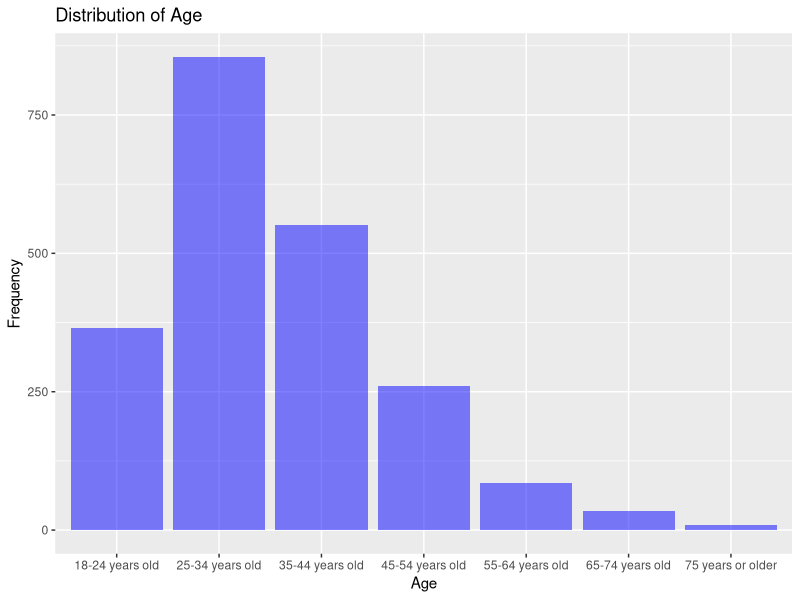
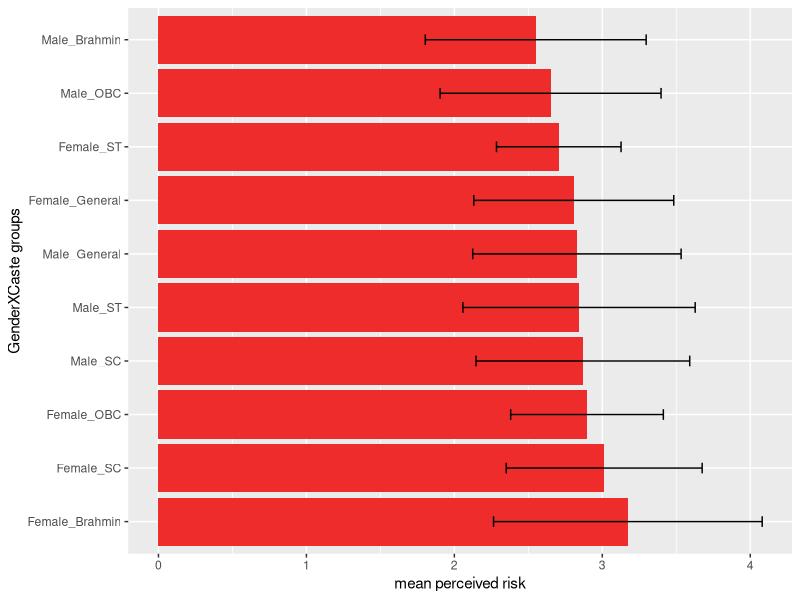
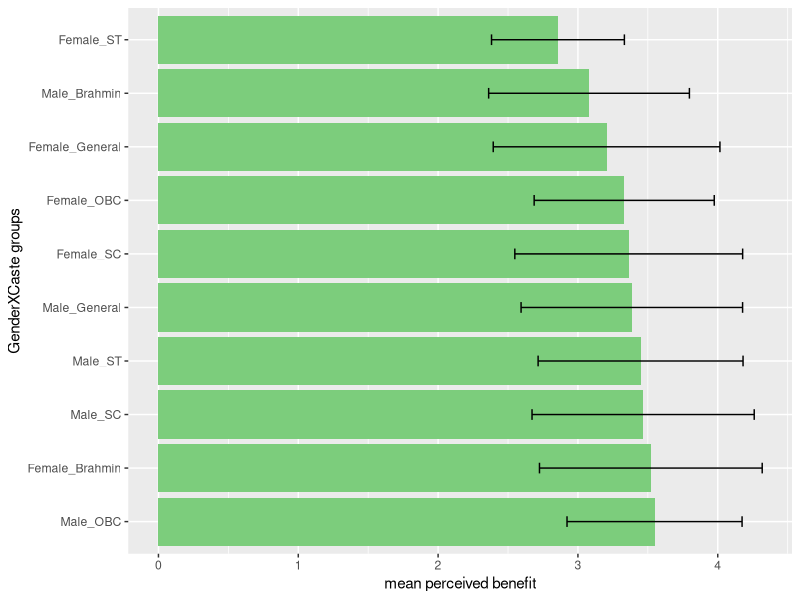
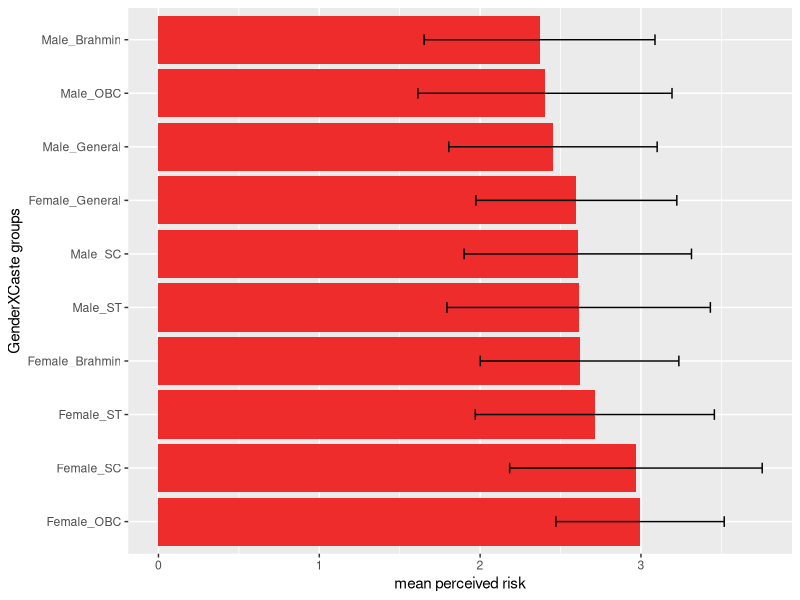
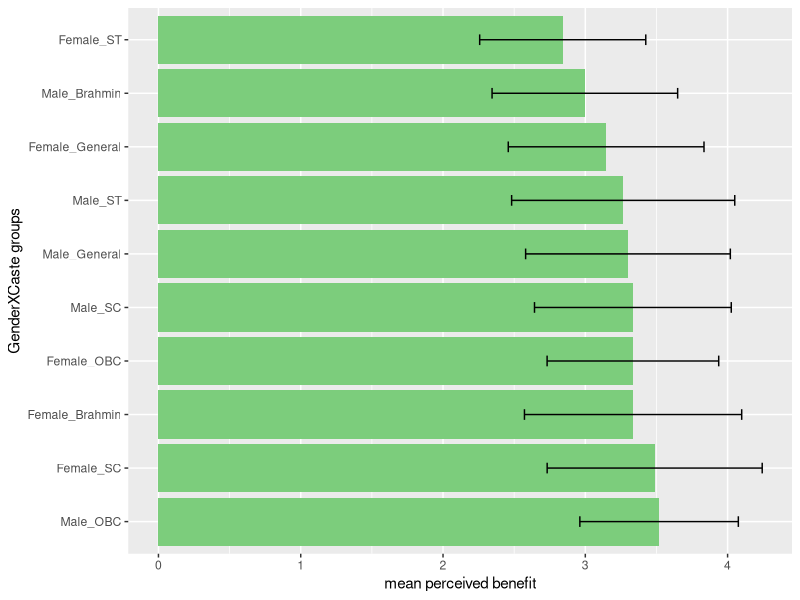
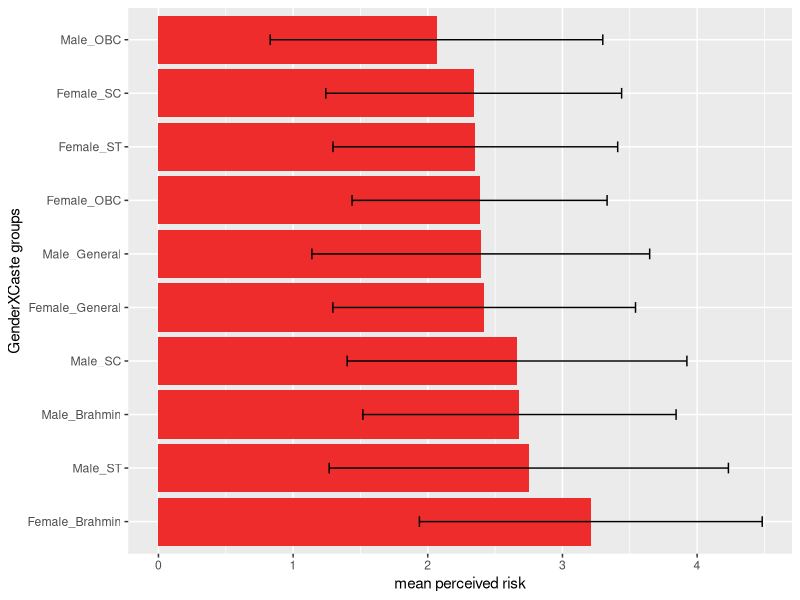
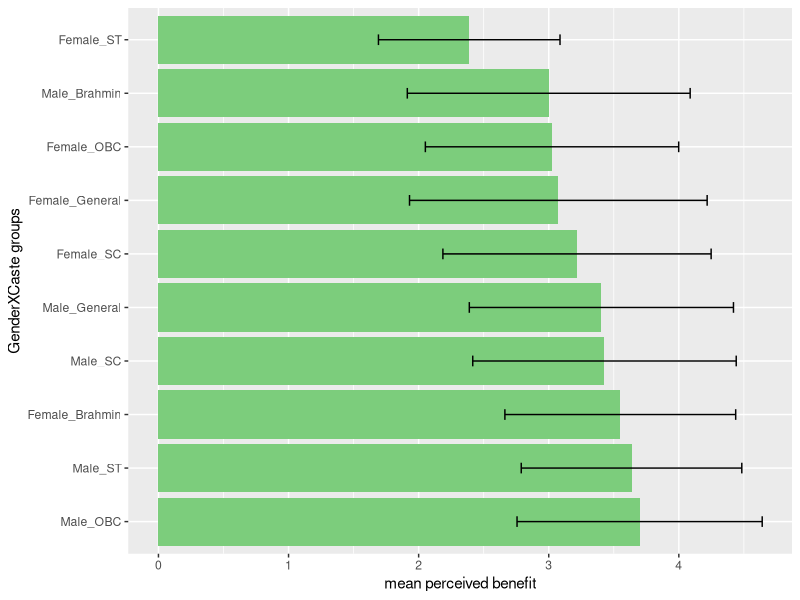
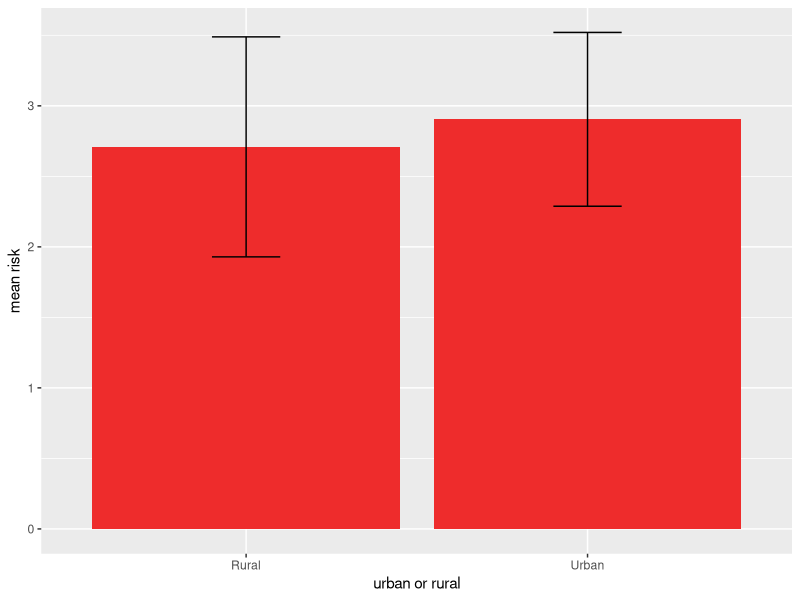

Recreate these plots in R, in order.
## ---- chunk 1
  knitr::opts_chunk$set(warning = FALSE, message = FALSE)

suppressPackageStartupMessages(library(tidyverse))
suppressPackageStartupMessages(library(readxl))
suppressPackageStartupMessages(library(dplyr))
suppressPackageStartupMessages(library(tidyr))
suppressPackageStartupMessages(library(ggplot2))

## ---- chunk 2
knitr::opts_chunk$set(warning = FALSE, message = FALSE)
moduletwo <- read_excel(here::here("thesis_surveydata/political_factors_complete.xlsx"))
module2 <- data.frame(moduletwo)
module2[module2 == "Rather not say/ Don't know"] <- "Rather not say/Don't know"



# loaded data set for module 2 eco -pol variables and removes the rows with question number and question text
## ---- chunk 3
knitr::opts_chunk$set(warning = FALSE, message = FALSE)
#This chunk contains the coding schemes of various scales used in survey one: eco-political factors, kahan scale and acceptance scale
codedmodule2 <- module2 %>%
  
#remove row 1
  filter(!row_number() %in% c(1,2)) %>% 
  
# replace risky likert scale with numbers
  mutate_at(vars(starts_with("Risky")), funs(case_when(. =="Not at all risky" ~ 1, 
                                                       . =="Slightly risky" ~ 2, 
                                                       . =="Moderately risky" ~ 3, 
                                                       . =="Very risky" ~ 4, 
                                                       . =="Extremely risky" ~ 5))) %>%

# replace beneficial likert scale with numbers  
  mutate_at(vars(starts_with("Ben")), funs(case_when(. =="Not at all beneficial" ~ 1,
                                                     . =="Slightly beneficial" ~ 2,
                                                     . =="Moderately beneficial" ~ 3,
                                                     . =="Very beneficial" ~ 4,
                                                     . =="Extremely beneficial" ~ 5 ))) %>%

# replace nuclear acceptance likert scale with numbers
  mutate_at(vars(N_accept,N_reluctantlyaccept,N_reject), funs(case_when(. == "Strongly disagree" ~ 1, 
                                                                        . == "Somewhat disagree" ~ 2,
                                                                        . == "Neither agree nor disagree" ~3,
                                                                        . == "Somewhat agree" ~ 4,
                                                                        . == "Strongly agree" ~ 5))) %>%
  
# code likert scale for variables for Kahan scale into numbers
  mutate_at(vars(starts_with (c("K_I","K_H","DISPLACE", "POLLUTE", "HEALTH", "JOBS", "BEAUTY", "PRIDE", "NPRIDE", "DEV", "PROSPER", "RELY"))), funs(case_when(. == "Strongly disagree" ~ 1, 
               . == "Somewhat disagree" ~ 2,
               . == "Neither agree nor disagree" ~3,
               . == "Somewhat agree" ~ 4,
               . == "Strongly agree" ~ 5))) %>%
  
# reverse code for likert scale for variables for Kahan scale into numbers
  mutate_at(vars(starts_with (c("K_S","K_E"))), funs(case_when(. == "Strongly disagree" ~ 5, 
                                                               . == "Somewhat disagree" ~ 4,
                                                               . == "Neither agree nor disagree" ~3,
                                                               . == "Somewhat agree" ~ 2,
                                                               . == "Strongly agree" ~ 1))) %>%

# code eco-pol scale variables into numbers
  mutate_at(vars(SYSTEMDEMO,SYSTEMRELIGION,SYSTEMTECHNO,SYSTEMTOTAL,WEALTHLIM,MECHANISATION,DECISIONDECEN,INDUSTRYLARGE,ECONOMYGLOBAL,OWNERPVT,OWNERNOREG), funs(case_when(. == "Strongly disagree" ~ 1, 
                        . == "Somewhat disagree" ~ 2,
                        . == "Neither agree nor disagree" ~3,
                        . == "Somewhat agree" ~ 4,
                        . == "Strongly agree" ~ 5))) %>%

# reverse code eco-pol scale variables into numbers 
 mutate_at(vars(DECISIONCEN, INDUSTRYSMALL, ECONOMYLOCAL, ENVOVERDEV,OWNERPUB, OWNERREG), funs(case_when(. == "Strongly disagree" ~ 5, 
                                                                                                         . == "Somewhat disagree" ~ 4,
                                                                                                         . == "Neither agree nor disagree" ~3,
                                                                                                         . == "Somewhat agree" ~ 2,
                                                                                                         . == "Strongly agree" ~ 1)))

## ---- chunk 4

moduleone <- read_excel(here::here("thesis_surveydata/livelihood_insecurity_complete.xlsx"))
module1 <- data.frame(moduleone)

unique(module1$caste)

# loaded data set for module 2 eco -pol variables and removes the rows with question number and question text
## ---- chunk 5
#This chunk contains the coding schemes of various scales used in survey one: eco-political factors, kahan scale and acceptance scale
codedmodule1 <- module1 %>%
  
#remove row 1
  filter(!row_number() %in% c(1,2)) %>% 
  
# replace risky likert scale with numbers
  mutate_at(vars(starts_with("Risky")), funs(case_when(. =="Not at all risky" ~ 1, 
                                                       . =="Slightly risky" ~ 2, 
                                                       . =="Moderately risky" ~ 3, 
                                                       . =="Very risky" ~ 4, 
                                                       . =="Extremely risky" ~ 5))) %>%

# replace beneficial likert scale with numbers  
  mutate_at(vars(starts_with("Ben")), funs(case_when(. =="Not at all beneficial" ~ 1,
                                                     . =="Slightly beneficial" ~ 2,
                                                     . =="Moderately beneficial" ~ 3,
                                                     . =="Very beneficial" ~ 4,
                                                     . =="Extremely beneficial" ~ 5 ))) %>%

# replace nuclear acceptance likert scale with numbers
  mutate_at(vars(N_accept,N_reluctantlyaccept,N_reject), funs(case_when(. == "Strongly disagree" ~ 1, 
                                                                        . == "Somewhat disagree" ~ 2,
                                                                        . == "Neither agree nor disagree" ~3,
                                                                        . == "Somewhat agree" ~ 4,
                                                                        . == "Strongly agree" ~ 5)))

## ---- chunk 6

suppressPackageStartupMessages(library(tidyselect))
# combine codedmodule1 and codedmodule2

numcol2 <- codedmodule2 %>% add_column(Respondent = 1:1099, .before = "Language") 
numcol1 <- codedmodule1 %>% add_column(Respondent = 1099:2160, .before = "Language")

joineddf <-  full_join(numcol2, numcol1, by = c("Respondent", "Language", "Survey_Date", "State", "Risky_Hydro", "Risky_Solar", "Risky_Wind", "Risky_Nuclear", "Risky_Coal", "Risky_Gas", "Risky_Oil", "Risky_INDHydro", "Risky_INDSolar", "Risky_INDWind", "Risky_INDBiogas", "Risky_INDDiesel", "Risky_INDKerosene", "Risky_INDFirewoodetc", "Risky_INDLPG", "Ben_Hydro", "Ben_Solar", "Ben_Wind", "Ben_Nuclear", "Ben_Coal", "Ben_Gas", "Ben_Oil", "Ben_INDHydro", "Ben_INDSolar", "Ben_INDWind", "Ben_INDDiesel", "Ben_INDBiogas", "Ben_INDFirewoodetc", "Ben_INDLPG", "Ben_INDKerosene", "N_accept", "N_reluctantlyaccept", "N_reject", "age", "urban_rural", "gender", "caste", "religion", "religiontext")) 

## ---- chunk 7
#checking distribution of age 

library(ggplot2)

ggplot(joineddf, aes(x = age)) +
  geom_bar(fill = "blue", alpha = 0.5) +
  labs(x = "Age", y = "Frequency") +
  ggtitle("Distribution of Age")


## ---- chunk 8


castegendereffect <- joineddf %>%
  select(starts_with(c("Risky", "gender", "caste")))%>%
  unite("Gender_Caste", c("gender", "caste")) %>%
  na.omit() 


castegendereffect$Gender_Caste <- as.factor(castegendereffect$Gender_Caste)
#levels(castegendereffect$Gender_Caste)

 # mean risk from centrally controlled energy technologies

caste_gender <- castegendereffect %>%
  mutate(Gender_Caste = factor(castegendereffect$Gender_Caste, levels = c("Female_Brahmin", "Female_SC", "Female_OBC", "Male_SC","Male_ST", "Male_General", "Female_General","Female_ST" ,"Male_OBC", "Male_Brahmin")))%>%
  select(!starts_with(c("Risky_IND")))%>%
  rowwise()%>%
  na.omit()%>%
  dplyr::mutate(riskscore = mean(c_across(Risky_Hydro:Risky_Oil))) %>%
  select(Gender_Caste, riskscore) %>%
  dplyr::group_by(Gender_Caste)%>%
  summarise(mean=mean(riskscore),median= median(riskscore), sd=sd(riskscore), n=n())%>%
  arrange(desc(mean))

data.frame(caste_gender)

caste_gender %>%  ggplot(aes(y = Gender_Caste, x = mean))+
  geom_bar(stat="identity", position=position_dodge(), fill = "firebrick2")+
  geom_errorbar(aes(xmin=mean-sd, xmax=mean + sd), width=.2,
                 position=position_dodge(.9))+
  labs(x = "mean perceived risk", y = "GenderXCaste groups")

 


## ---- chunk 9


castegenderben <- joineddf %>%
  select(starts_with(c("Ben", "gender", "caste")))%>%
  unite("Gender_Caste", c("gender", "caste")) %>%
  na.omit()

caste_gender2 <- castegenderben%>%
  mutate(Gender_Caste = factor(castegenderben$Gender_Caste, levels = c("Male_OBC","Female_Brahmin","Male_SC","Male_ST", "Male_General", "Female_SC", "Female_OBC",  "Female_General" , "Male_Brahmin","Female_ST")))%>%
  select(!starts_with(c("Ben_IND")))%>%
  rowwise()%>%
  na.omit()%>%
  dplyr::mutate(benscore = mean(c_across(Ben_Hydro:Ben_Oil))) %>%
  select(Gender_Caste, benscore) %>%
  dplyr::group_by(Gender_Caste)%>%
  summarise(mean=mean(benscore), sd=sd(benscore), median = median (benscore), n= n())%>%
  arrange(desc(mean))

data.frame(caste_gender2)

 # mean benefit from centrally controlled energy technologies

caste_gender2 %>%
  ggplot(aes(y = Gender_Caste, x = mean))+
  geom_bar(stat="identity", position=position_dodge(), fill = "palegreen3")+
  geom_errorbar(aes(xmin=mean-sd, xmax=mean + sd), width=.2,
                 position=position_dodge(.9))+
  labs(x = "mean perceived benefit", y = "GenderXCaste groups")
 


## ---- chunk 10

# mean risk from individually or community owned energy technologies

caste_gender3 <- castegendereffect %>%
  mutate(Gender_Caste = factor(Gender_Caste, levels = c("Female_OBC","Female_SC", "Female_ST" ,"Female_Brahmin", "Male_ST",  "Male_SC","Female_General", "Male_General", "Male_OBC", "Male_Brahmin")))%>%
  select(starts_with(c("Risky_IND", "Gender_Caste")))%>%
  #select("Risky_Hydro", "Risky_Nuclear", "Risky_Coal","Gender_Caste")%>%
  rowwise()%>%
  na.omit()%>%
  dplyr::mutate(riskscore = mean(c_across(Risky_INDHydro:Risky_INDLPG))) %>%
  select(Gender_Caste, riskscore) %>%
  dplyr::group_by(Gender_Caste)%>%
  summarise(mean=mean(riskscore), sd=sd(riskscore))%>%
  arrange(desc(mean))

data.frame(caste_gender3)

caste_gender3%>%
  ggplot(aes(y = Gender_Caste, x = mean))+
  geom_bar(stat="identity", position=position_dodge(), fill = "firebrick2")+
  geom_errorbar(aes(xmin=mean-sd, xmax=mean + sd), width=.2,
                 position=position_dodge(.9))+
  labs(x = "mean perceived risk", y = "GenderXCaste groups")


#%>%
 
#group_by("Gender_Caste") %>%
 #summarise_at(vars("Risky_Nuclear"), list(Riskscore = mean))
    #mutate(Gender_Caste = factor(Gender_Caste, levels = c("Male_Brahmin", "Male_General","Male_OBC", "Male_SC", "Male_ST","Female_Brahmin", "Female_General", "Female_OBC","Female_SC", "Female_ST")))

## ---- chunk 11

# mean benefit from individually or community owned energy technologies


caste_gender4 <- castegenderben %>%
  mutate(Gender_Caste = factor(Gender_Caste, levels = c("Male_OBC","Female_SC","Female_Brahmin","Female_OBC","Male_SC", "Male_General","Male_ST","Female_General","Male_Brahmin", "Female_ST")))%>%
  select(starts_with(c("Ben_IND", "Gender_Caste")))%>%
  #select("Risky_Hydro", "Risky_Nuclear", "Risky_Coal","Gender_Caste")%>%
  rowwise()%>%
  na.omit()%>%
  dplyr::mutate(benscore = mean(c_across(Ben_INDHydro:Ben_INDLPG))) %>%
  select(Gender_Caste, benscore) %>%
  dplyr::group_by(Gender_Caste)%>%
  summarise(mean=mean(benscore), sd=sd(benscore), median= median(benscore), n = n())%>%
  arrange(desc(mean))

data.frame(caste_gender4)


caste_gender4%>%
  ggplot(aes(y = Gender_Caste, x = mean))+
  geom_bar(stat="identity", position=position_dodge(), fill = "palegreen3")+
  geom_errorbar(aes(xmin=mean-sd, xmax=mean + sd), width=.2,
                 position=position_dodge(.9))+
  labs(x = "mean perceived benefit", y = "GenderXCaste groups")


## ---- chunk 12

caste_genderh <- castegendereffect %>%
  mutate(Gender_Caste = factor(Gender_Caste, levels = c("Female_Brahmin","Male_ST","Male_Brahmin", "Male_SC","Female_General","Male_General", "Female_OBC", "Female_ST","Female_SC", "Male_OBC")))%>%
  select(!starts_with(c("Risky_IND")))%>%
  select("Risky_Hydro", "Risky_Nuclear", "Risky_Coal","Gender_Caste")%>%
  na.omit()%>%
  dplyr::group_by(Gender_Caste)%>%
  summarise(hydro_m=mean(Risky_Hydro), hydro_sd=sd(Risky_Hydro), nuclear_m=mean(Risky_Nuclear), nuclear_sd=sd(Risky_Nuclear),            coal_m=mean(Risky_Coal),   coal_sd=sd(Risky_Coal))%>%
  arrange(desc(hydro_m))

data.frame(caste_genderh)

caste_genderh%>%
  ggplot(aes(y = Gender_Caste, x = hydro_m))+
  geom_bar(stat="identity", position=position_dodge(), fill = "firebrick2")+
  geom_errorbar(aes(xmin=hydro_m-hydro_sd, xmax=hydro_m + hydro_sd), width=.2,
                 position=position_dodge(.9))+
  labs(x = "mean perceived risk", y = "GenderXCaste groups")
## ---- chunk 13

caste_genderh2 <- castegenderben %>%
  mutate(Gender_Caste = factor(Gender_Caste, levels = c("Male_OBC","Male_ST", "Female_Brahmin","Male_SC","Male_General", "Female_SC","Female_General","Female_OBC","Male_Brahmin",  "Female_ST")))%>%
  select(!starts_with(c("Ben_IND")))%>%
  select("Ben_Hydro", "Ben_Nuclear", "Ben_Coal","Gender_Caste")%>%
  na.omit()%>%
  dplyr::group_by(Gender_Caste)%>%
  summarise(hydro_m=mean(Ben_Hydro), hydro_sd=sd(Ben_Hydro), nuclear_m=mean(Ben_Nuclear), nuclear_sd=sd(Ben_Nuclear),            coal_m=mean(Ben_Coal),   coal_sd=sd(Ben_Coal))%>%
  arrange(desc(hydro_m))

data.frame(caste_genderh2)

caste_genderh2 %>%
  ggplot(aes(y = Gender_Caste, x = hydro_m))+
  geom_bar(stat="identity", position=position_dodge(), fill = "palegreen3")+
  geom_errorbar(aes(xmin=hydro_m-hydro_sd, xmax=hydro_m + hydro_sd), width=.2,
                 position=position_dodge(.9))+
  labs(x = "mean perceived benefit", y = "GenderXCaste groups")
## ---- chunk 14

joineddf$urban_rural <- as.factor(joineddf$urban_rural)
#class(joineddf$urban_rural)
#levels(joineddf$urban_rural)


urbanrural <- joineddf %>%
  select(starts_with(c("Risky", "urban_rural")))%>%
  select(!starts_with(c("Risky_IND")))%>%
  rowwise()%>%
  na.omit()%>%
  dplyr::mutate(riskscore = mean(c_across(Risky_Hydro:Risky_Oil))) %>%
  select(urban_rural, riskscore) %>%
  dplyr::group_by(urban_rural)%>%
  summarise(mean=mean(riskscore), sd=sd(riskscore), median = median (riskscore), n=n())%>%
  arrange(desc(mean))

data.frame(urbanrural)

urbanrural%>%
  ggplot(aes(x= urban_rural, y = mean))+
  geom_bar(stat="identity", position=position_dodge(), fill = "firebrick2")+
  geom_errorbar(aes(ymin=mean-sd, ymax=mean + sd), width=.2,
                 position=position_dodge(.9))+
  labs(x = "urban or rural", y = "mean risk")
## ---- chunk 15

urbanrural2 <- joineddf %>%
  select(starts_with(c("Ben", "urban_rural")))%>%
  select(!starts_with(c("Ben_IND")))%>%
  rowwise()%>%
  na.omit()%>%
  dplyr::mutate(benscore = mean(c_across(Ben_Hydro:Ben_Oil))) %>%
  select(urban_rural, benscore) %>%
  dplyr::group_by(urban_rural)%>%
  summarise(mean=mean(benscore), sd=sd(benscore), median= median(benscore), n= n())%>%
  arrange(desc(mean))


data.frame(urbanrural2)

urbanrural2%>%
  ggplot(aes(x= urban_rural, y = mean))+
  geom_bar(stat="identity", position=position_dodge(), fill = "palegreen3")+
  geom_errorbar(aes(ymin=mean-sd, ymax=mean + sd), width=.2,
                 position=position_dodge(.9))+
  labs(x = "urban or rural", y = "mean benefit")
## ---- chunk 16

joineddf$gender <- as.factor(joineddf$gender)
#class(joineddf$gender)
#levels(joineddf$gender)


genderrisk <- joineddf %>%
  select(starts_with(c("Risky", "gender")))%>%
  select(!starts_with(c("Risky_IND")))%>%
  rowwise()%>%
  na.omit()%>%
  dplyr::mutate(riskscore = mean(c_across(Risky_Hydro:Risky_Oil))) %>%
  select(gender, riskscore) %>%
  dplyr::group_by(gender)%>%
  summarise(mean=mean(riskscore), sd=sd(riskscore), median= median(riskscore), n=n())%>%
  arrange(desc(mean))

data.frame(genderrisk)


genderrisk%>%
  ggplot(aes(x= gender, y = mean))+
  geom_bar(stat="identity", position=position_dodge(), fill = "firebrick2")+
  geom_errorbar(aes(ymin=mean-sd, ymax=mean + sd), width=.2,
                 position=position_dodge(.9))+
  labs(y = "mean risk")
## ---- chunk 17

genderben <- joineddf %>%
  select(starts_with(c("Ben", "gender")))%>%
  select(!starts_with(c("Ben_IND")))%>%
  rowwise()%>%
  na.omit()%>%
  dplyr::mutate(benscore = mean(c_across(Ben_Hydro:Ben_Oil))) %>%
  select(gender, benscore) %>%
  dplyr::group_by(gender)%>%
  summarise(mean=mean(benscore), sd=sd(benscore), median = median(benscore), n=n())%>%
  arrange(desc(mean))

data.frame(genderben)

genderben %>%
  ggplot(aes(x= gender, y = mean))+
  geom_bar(stat="identity", position=position_dodge(), fill = "palegreen3")+
  geom_errorbar(aes(ymin=mean-sd, ymax=mean + sd), width=.2,
                 position=position_dodge(.9))+
  labs(y = "mean benefit")
## ---- chunk 18

joineddf$gender <- as.factor(joineddf$gender)
#class(joineddf$gender)
#levels(joineddf$gender)



genderrisk2 <- joineddf %>%
  select(starts_with(c("Risky", "gender")))%>%
  select(starts_with(c("Risky_IND", "gender")))%>%
  rowwise()%>%
  na.omit()%>%
  dplyr::mutate(riskscore = mean(c_across(Risky_INDHydro:Risky_INDLPG))) %>%
  select(gender, riskscore) %>%
  dplyr::group_by(gender)%>%
  summarise(mean=mean(riskscore), sd=sd(riskscore), median= median(riskscore), n=n())%>%
  arrange(desc(mean))

data.frame(genderrisk2)

genderrisk2%>%
  ggplot(aes(x= gender, y = mean))+
  geom_bar(stat="identity", position=position_dodge(), fill = "firebrick2")+
  geom_errorbar(aes(ymin=mean-sd, ymax=mean + sd), width=.2,
                 position=position_dodge(.9))+
  labs(y = "mean risk")
## ---- chunk 19

genderben2 <- joineddf %>%
  select(starts_with(c("Ben", "gender")))%>%
  select(starts_with(c("Ben_IND", "gender")))%>%
  rowwise()%>%
  na.omit()%>%
  dplyr::mutate(benscore = mean(c_across(Ben_INDHydro:Ben_INDLPG))) %>%
  select(gender, benscore) %>%
  dplyr::group_by(gender)%>%
  summarise(mean=mean(benscore), sd=sd(benscore), median = median (benscore), n=n())%>%
  arrange(desc(mean))

data.frame(genderben2)

genderben2%>%
  ggplot(aes(x= gender, y = mean))+
  geom_bar(stat="identity", position=position_dodge(), fill = "palegreen3")+
  geom_errorbar(aes(ymin=mean-sd, ymax=mean + sd), width=.2,
                 position=position_dodge(.9))+
  labs(y = "mean benefit")
## ---- chunk 20

joineddf$religion <- as.factor(joineddf$religion)
#class(joineddf$religion)
#levels(joineddf$religion)



religionrisk1 <- joineddf %>%
  select(starts_with(c("Risky", "religion")))%>%
  select(!starts_with(c("Risky_IND", "religiontext")))%>%
 mutate(religion = factor(religion, levels = c("Agnostism/ Atheism","Other (Please mention)" ,  "Jainism", "Buddhism", "Islam",              "Hinduism", "Christanity", "Sikhism"))) %>%
  #select("Risky_Hydro", "Risky_Solar", "Risky_Nuclear","urban_rural")%>%
  rowwise()%>%
  na.omit()%>%
  dplyr::mutate(riskscore = mean(c_across(Risky_Hydro:Risky_Oil))) %>%
  select(religion, riskscore) %>%
  dplyr::group_by(religion)%>%
  summarise(mean=mean(riskscore), sd=sd(riskscore), median= median(riskscore), n=n())%>%
  arrange(desc(mean))

data.frame(religionrisk1)

religionrisk1%>%
  ggplot(aes(x= religion, y = mean))+
  geom_bar(stat="identity", position=position_dodge(), fill = "firebrick2")+
  geom_errorbar(aes(ymin=mean-sd, ymax=mean + sd), width=.2,
                 position=position_dodge(.9))+
  labs(y= "mean perceived risk")+
  coord_flip()
## ---- chunk 21

religionben1 <- joineddf %>%
  select(starts_with(c("Ben", "religion")))%>%
  select(!starts_with(c("Ben_IND", "religiontext")))%>%
 mutate(religion = factor(religion, levels = c("Other (Please mention)" ,"Agnostism/ Atheism",  "Christanity","Hinduism", "Islam","Jainism", "Sikhism" ,"Buddhism"))) %>%
  #select("Risky_Hydro", "Risky_Solar", "Risky_Nuclear","urban_rural")%>%
  rowwise()%>%
  na.omit()%>%
  dplyr::mutate(benscore = mean(c_across(Ben_Hydro:Ben_Oil))) %>%
  select(religion, benscore) %>%
  dplyr::group_by(religion)%>%
  summarise(mean=mean(benscore), sd=sd(benscore), median=median(benscore), n=n())%>%
  arrange(desc(mean))

data.frame(religionben1)

religionben1%>%
  ggplot(aes(x= religion, y = mean))+
  geom_bar(stat="identity", position=position_dodge(), fill = "palegreen3")+
  geom_errorbar(aes(ymin=mean-sd, ymax=mean + sd), width=.2,
                 position=position_dodge(.9))+
  labs(y= "mean perceived benefit")+
  coord_flip()
## ---- chunk 22

joineddf$religion <- as.factor(joineddf$religion)
#class(joineddf$religion)
#levels(joineddf$religion)



religionrisk2 <- joineddf %>%
  select(!starts_with(c("religiontext")))%>%
  select(starts_with(c("Risky_IND", "religion")))%>%
 mutate(religion = factor(religion, levels = c("Agnostism/ Atheism", "Jainism","Other (Please mention)" ,  "Buddhism", "Islam",              "Hinduism", "Christanity", "Sikhism"))) %>%
  #select("Risky_Hydro", "Risky_Solar", "Risky_Nuclear","urban_rural")%>%
  rowwise()%>%
  na.omit()%>%
  dplyr::mutate(riskscore = mean(c_across(Risky_INDHydro:Risky_INDLPG))) %>%
  select(religion, riskscore) %>%
  dplyr::group_by(religion)%>%
  summarise(mean=mean(riskscore), sd=sd(riskscore), median = median(riskscore), n=n())%>%
  arrange(desc(mean))

data.frame(religionrisk2)

religionrisk2%>%
  ggplot(aes(x= religion, y = mean))+
  geom_bar(stat="identity", position=position_dodge(), fill = "firebrick2")+
  geom_errorbar(aes(ymin=mean-sd, ymax=mean + sd), width=.2,
                 position=position_dodge(.9))+
  labs(y= "mean perceived risk")+
  coord_flip()
## ---- chunk 23

religionben2 <- joineddf %>%
  select(!starts_with(c("religiontext")))%>%
  select(starts_with(c("Ben_IND", "religion")))%>%
 mutate(religion = factor(religion, levels = c( "Jainism","Other (Please mention)" , "Hinduism","Agnostism/ Atheism", "Islam",   "Christanity","Buddhism", "Sikhism"))) %>%
  #select("Risky_Hydro", "Risky_Solar", "Risky_Nuclear","urban_rural")%>%
  rowwise()%>%
  na.omit()%>%
  dplyr::mutate(benscore = mean(c_across(Ben_INDHydro:Ben_INDLPG))) %>%
  select(religion, benscore) %>%
  dplyr::group_by(religion)%>%
  summarise(mean=mean(benscore), sd=sd(benscore), median = median(benscore), n=n())%>%
  arrange(desc(mean))

data.frame(religionben2)

religionben2%>%
  ggplot(aes(x= religion, y = mean))+
  geom_bar(stat="identity", position=position_dodge(), fill = "palegreen3")+
  geom_errorbar(aes(ymin=mean-sd, ymax=mean + sd), width=.2,
                 position=position_dodge(.9))+
  labs(y= "mean perceived benefit")+
  coord_flip()
## ---- chunk 24

joineddf$age <- as.factor(joineddf$age)
#class(joineddf$age)
#levels(joineddf$age)



agerisk1<- joineddf %>%
  select(starts_with(c("Risky", "age")))%>%
  select(!starts_with(c("Risky_IND")))%>%
 mutate(age = factor(age, levels = c("18-24 years old", "25-34 years old", "35-44 years old", "45-54 years old" , "55-64 years old" ,  "65-74 years old", "75 years or older"))) %>%
  #select("Risky_Hydro", "Risky_Solar", "Risky_Nuclear","urban_rural")%>%
  rowwise()%>%
  na.omit()%>%
  dplyr::mutate(riskscore = mean(c_across(Risky_Hydro:Risky_Oil))) %>%
  select(age, riskscore) %>%
  dplyr::group_by(age)%>%
  summarise(mean=mean(riskscore), sd=sd(riskscore), median= median(riskscore), n=n())%>%
  arrange(desc(mean))

data.frame(agerisk1)

agerisk1%>%
  ggplot(aes(x= age, y = mean))+
  geom_bar(stat="identity", position=position_dodge(), fill = "firebrick2")+
  geom_errorbar(aes(ymin=mean-sd, ymax=mean + sd), width=.2,
                 position=position_dodge(.9))+
  labs(y = "mean perceived risk")+
  coord_flip()
## ---- chunk 25

ageben1 <- joineddf %>%
  select(starts_with(c("Ben", "age")))%>%
  select(!starts_with(c("Ben_IND")))%>%
 mutate(age = factor(age, levels = c("18-24 years old", "25-34 years old", "35-44 years old", "45-54 years old" , "55-64 years old" ,  "65-74 years old", "75 years or older"))) %>%
  #select("Risky_Hydro", "Risky_Solar", "Risky_Nuclear","urban_rural")%>%
  rowwise()%>%
  na.omit()%>%
  dplyr::mutate(benscore = mean(c_across(Ben_Hydro:Ben_Oil))) %>%
  select(age, benscore) %>%
  dplyr::group_by(age)%>%
  summarise(mean=mean(benscore), sd=sd(benscore),median= median(benscore), n=n())%>%
  arrange(desc(mean))

data.frame(ageben1)


ageben1%>%
  ggplot(aes(x= age, y = mean))+
  geom_bar(stat="identity", position=position_dodge(), fill = "palegreen3")+
  geom_errorbar(aes(ymin=mean-sd, ymax=mean + sd), width=.2,
                 position=position_dodge(.9))+
  labs(y = "mean perceived benefit")+
  coord_flip()
## ---- chunk 26

agerisk2 <- joineddf %>%
  select(starts_with(c("Risky", "age")))%>%
  select(starts_with(c("Risky_IND", "age")))%>%
 mutate(age = factor(age, levels = c("18-24 years old", "25-34 years old", "35-44 years old", "45-54 years old" , "55-64 years old" ,  "65-74 years old", "75 years or older"))) %>%
  #select("Risky_Hydro", "Risky_Solar", "Risky_Nuclear","urban_rural")%>%
  rowwise()%>%
  na.omit()%>%
  dplyr::mutate(riskscore = mean(c_across(Risky_INDHydro:Risky_INDLPG))) %>%
  select(age, riskscore) %>%
  dplyr::group_by(age)%>%
  summarise(mean=mean(riskscore), sd=sd(riskscore), median= median(riskscore), n=n())%>%
  arrange(desc(mean))

data.frame(agerisk2)


agerisk2%>%
  ggplot(aes(x= age, y = mean))+
  geom_bar(stat="identity", position=position_dodge(), fill = "firebrick2")+
  geom_errorbar(aes(ymin=mean-sd, ymax=mean + sd), width=.2,
                 position=position_dodge(.9))+
  labs(y = "mean perceived risk")+
  coord_flip()
## ---- chunk 27

ageben2 <- joineddf %>%
  select(starts_with(c("Ben", "age")))%>%
  select(starts_with(c("Ben_IND", "age")))%>%
 mutate(age = factor(age, levels = c("18-24 years old", "25-34 years old", "35-44 years old", "45-54 years old" , "55-64 years old" ,  "65-74 years old", "75 years or older"))) %>%
  #select("Risky_Hydro", "Risky_Solar", "Risky_Nuclear","urban_rural")%>%
  rowwise()%>%
  na.omit()%>%
  dplyr::mutate(benscore = mean(c_across(Ben_INDHydro:Ben_INDLPG))) %>%
  select(age, benscore) %>%
  dplyr::group_by(age)%>%
  summarise(mean=mean(benscore), sd=sd(benscore), median=median(benscore), n=n())%>%
  arrange(desc(mean))

data.frame(ageben2)


ageben2%>%
  ggplot(aes(x= age, y = mean))+
  geom_bar(stat="identity", position=position_dodge(), fill = "palegreen3")+
  geom_errorbar(aes(ymin=mean-sd, ymax=mean + sd), width=.2,
                 position=position_dodge(.9))+
  labs(y = "mean perceived benefit")+
  coord_flip()
## ---- chunk 28
cenrisksummary <- joineddf %>%
  group_by(State)%>%
  summarize_at(vars(starts_with(c("RISKY"))), list(~mean(., na.rm = TRUE), ~median(., na.rm = TRUE), ~sd(.,na.rm = TRUE),~var(.,na.rm = TRUE), ~n())) %>%
  #melt to long format
  gather(key = "technology", value = "summary", Risky_Hydro_mean, Risky_Solar_mean, Risky_Wind_mean, Risky_Nuclear_mean, Risky_Coal_mean, Risky_Gas_mean, Risky_Oil_mean, Risky_Hydro_sd, Risky_Solar_sd, Risky_Wind_sd, Risky_Nuclear_sd, Risky_Coal_sd, Risky_Gas_sd, Risky_Oil_sd,  Risky_Hydro_median, Risky_Solar_median, Risky_Wind_median, Risky_Nuclear_median, Risky_Coal_median, Risky_Gas_median, Risky_Oil_median, Risky_Hydro_n, Risky_Solar_n, Risky_Wind_n, Risky_Nuclear_n, Risky_Coal_n, Risky_Gas_n, Risky_Oil_n,) %>%
  select(State, technology, summary) %>%
  # separate risky from variable suffix
  separate(technology, c("Risky", "var"), extra = "merge", fill = "left") %>%
  #separate mean from variable prefix
  separate(var, c("technology", "meansd")) %>%
  # spread summary values back to wide form
  spread(meansd,summary) %>%
  #clean up
  select(-Risky)%>%
  arrange(State) #%>%
  #setNames(paste0('perceivedrisk.', names(.))) %>%
  #dplyr::rename(technology= perceivedrisk.technology)

data.frame(cenrisksummary)

## ---- chunk 29

joineddf$State <- as.factor(joineddf$State)
#class(joineddf$State)
#levels(joineddf$State)

cenrisksummary %>%
  mutate(technology = fct_reorder(technology, mean, .desc = TRUE))%>%
  ggplot(aes(y= technology, x= mean, fill = technology))+
  geom_bar(stat="identity", position=position_dodge())+
  theme_minimal()+
  geom_errorbar(aes(xmin=mean-sd, xmax=mean + sd), width=.2,
                 position=position_dodge(.9))+
  scale_fill_manual(values=c("#74238B", "#FEF102","#484349","#BA5C12", "#4D9DE0","#CFEBDF", "#FA6728"))+
  xlim(0,5)+
  facet_wrap(~ State)+
  labs(x = "mean perceived risk", y = "energy technologies")
  #scale_fill_manual(y, values =))+


## ---- chunk 30
cenbensummary <- joineddf %>%
  group_by(State)%>%
  summarize_at(vars(starts_with(c("Ben"))), list(~mean(., na.rm = TRUE), ~median(., na.rm = TRUE), ~sd(.,na.rm = TRUE),~var(.,na.rm = TRUE), ~n())) %>%
  #melt to long format
  gather(key = "technology", value = "summary", Ben_Hydro_mean, Ben_Solar_mean, Ben_Wind_mean, Ben_Nuclear_mean, Ben_Coal_mean, Ben_Gas_mean, Ben_Oil_mean, Ben_Hydro_sd, Ben_Solar_sd, Ben_Wind_sd, Ben_Nuclear_sd, Ben_Coal_sd, Ben_Gas_sd, Ben_Oil_sd, Ben_Hydro_median, Ben_Solar_median, Ben_Wind_median, Ben_Nuclear_median, Ben_Coal_median, Ben_Gas_median, Ben_Oil_median, Ben_Hydro_n, Ben_Solar_n, Ben_Wind_n, Ben_Nuclear_n, Ben_Coal_n, Ben_Gas_n, Ben_Oil_n) %>%
  select(State, technology, summary) %>%
  # separate risky from variable suffix
  separate(technology, c("Ben", "var"), extra = "merge", fill = "left") %>%
  #separate mean from variable prefix
  separate(var, c("technology", "meansd")) %>%
  # spread summary values back to wide form
  spread(meansd,summary) %>%
  #clean up
  select(-Ben)%>%
  arrange(State) #%>%
  #setNames(paste0('perceivedrisk.', names(.))) %>%
  #dplyr::rename(technology= perceivedrisk.technology)

data.frame(cenbensummary)

## ---- chunk 31

joineddf$State <- as.factor(joineddf$State)
#class(joineddf$State)
#levels(joineddf$State)

cenbensummary %>%
  mutate(technology = fct_reorder(technology, mean, .desc = TRUE))%>%
  ggplot(aes(y= technology, x= mean, fill = technology))+
  geom_bar(stat="identity", position=position_dodge())+
  theme_minimal()+
  geom_errorbar(aes(xmin=mean-sd, xmax=mean + sd), width=.2,
                 position=position_dodge(.9))+
  scale_fill_manual(values=c("#74238B", "#FEF102","#484349","#BA5C12", "#4D9DE0","#CFEBDF", "#FA6728"))+
  xlim(0,5)+
  facet_wrap(~ State)+
  labs(x = "mean perceived benefit", y = "energy technologies")
  #scale_fill_manual(y, values =))+


## ---- chunk 32
#INDrisksummary <- joineddf %>%
  #group_by(State)%>%
 # summarize_at(vars(starts_with(c("RISKY_IND"))), list(~mean(., na.rm = TRUE), ~median(., na.rm = TRUE), ~sd(.,na.rm = TRUE),~var(.,na.rm = TRUE), ~n())) %>%
  #melt to long format
  #gather(key = "technology", value = "summary", Risky_INDHydro_mean, Risky_INDSolar_mean, Risky_INDWind_mean, Risky_INDDiesel_mean, Risky_INDKerosene_mean, Risky_INDFirewoodetc_mean, Risky_INDLPG_mean,  Risky_INDBiogas_mean, Risky_INDHydro_sd, Risky_INDSolar_sd, Risky_INDWind_sd, Risky_INDDiesel_sd, Risky_INDKerosene_sd, Risky_INDBiogas_sd, Risky_INDKerosene_sd, Risky_INDFirewoodetc_sd, Risky_INDLPG_sd) %>%
  #select(State, technology, summary) %>%
  # separate risky from variable suffix
  #separate(technology, c("Risky", "var"), extra = "merge", fill = "left") %>%
  #separate mean from variable prefix
  #separate(var, c("technology", "meansd")) %>%
  # spread summary values back to wide form
  #spread(meansd,summary) %>%
  #clean up
  #select(-Risky)%>%
  #arrange(mean) #%>%
  #setNames(paste0('perceivedrisk.', names(.))) %>%
  #dplyr::rename(technology= perceivedrisk.technology)

## ---- chunk 33
INDbensummary <- joineddf %>%
  group_by(State)%>%
  summarize_at(vars(starts_with(c("Ben_IND"))), list(~mean(., na.rm = TRUE), ~median(., na.rm = TRUE), ~sd(.,na.rm = TRUE),~var(.,na.rm = TRUE), ~n())) %>%
  #melt to long format
  gather(key = "technology", value = "summary", Ben_INDHydro_mean, Ben_INDSolar_mean, Ben_INDWind_mean, Ben_INDDiesel_mean, Ben_INDKerosene_mean, Ben_INDFirewoodetc_mean, Ben_INDLPG_mean,  Ben_INDBiogas_mean, Ben_INDHydro_sd, Ben_INDSolar_sd, Ben_INDWind_sd, Ben_INDDiesel_sd, Ben_INDKerosene_sd, Ben_INDBiogas_sd, Ben_INDKerosene_sd, Ben_INDFirewoodetc_sd, Ben_INDLPG_sd) %>%
  select(State, technology, summary) %>%
  # separate risky from variable suffix
  separate(technology, c("Ben", "var"), extra = "merge", fill = "left") %>%
  #separate mean from variable prefix
  separate(var, c("technology", "meansd")) %>%
  # spread summary values back to wide form
  spread(meansd,summary) %>%
  #clean up
  select(-Ben)%>%
  arrange(mean) #%>%
  #setNames(paste0('perceivedrisk.', names(.))) %>%
  #dplyr::rename(technology= perceivedrisk.technology)

## ---- chunk 34


#INDrisksummary %>%
  #mutate(technology = fct_reorder(technology, mean, .desc = TRUE))%>%
  #ggplot(aes(y= technology, x= mean, fill = technology))+
  #geom_bar(stat="identity", position=position_dodge())+
  #theme_minimal()+
  #geom_errorbar(aes(xmin=mean-sd, xmax=mean + sd), width=.2,
                 #position=position_dodge(.9))+
  #scale_fill_manual(values=c("red","#74238B", "#4D9DE0", "#CFEBDF","#FEF102","#484349","#BA5C12", "#FA6728"))+
  #xlim(0,5)+
  #facet_wrap(~ State)+
  #labs(x = "mean perceived risk", y = "energy technologies")
  #scale_fill_manual(y, values =))+


## ---- chunk 35


#INDbensummary %>%
  #mutate(technology = fct_reorder(technology, mean, .desc = TRUE))%>%
  #ggplot(aes(y= technology, x= mean, fill = technology))+
  #geom_bar(stat="identity", position=position_dodge())+
  #theme_minimal()+
  #geom_errorbar(aes(xmin=mean-sd, xmax=mean + sd), width=.2,
                # position=position_dodge(.9))+
  #scale_fill_manual(values=c("red","#74238B", "#4D9DE0", "#CFEBDF","#FEF102","#484349","#BA5C12", "#FA6728"))+
 # xlim(0,5)+
 # facet_wrap(~ State)+
 # labs(x = "mean perceived benefit", y = "energy technologies")
  #scale_fill_manual(y, values =))+
